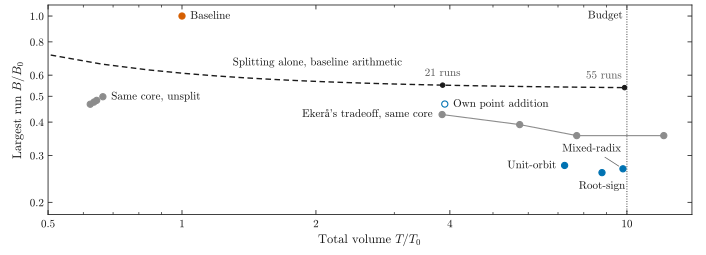

This figure's Python source:
"""Figure 5: volume of the largest run against total volume, both relative to the baseline.

Points (T / T0, B / B0), every one read from a saved file:
  baseline, Haener et al.                                  (1, 1)                         harness/README.md l.104-116
  unsplit on the borrowed core (U1; U2-h, U2-n, U2-nt)     (0.664, 0.497995), (0.643, 0.482583), (0.634, 0.475439),
  Ekera's tradeoff on the borrowed core, plain signed windows and plain decoding (the third control), s = 2..5,
  batches for 0.99 at the 95 % rule (T_T0_95, B_B0); s = 4 is the control (7.7115, 0.355916)
                                                                                           base/ekera_tradeoff.csv
Curve: splitting alone at the baseline's arithmetic, R equal runs at the floor of Corollary 1 (base/frontier.csv
columns T_eq_T0, B_eq_B0), R <= 55. By Appendix A.5 the smallest largest run with total volume T is the curve's value at
T, so the curve is the frontier of every budget up to 10 T0. The dots mark R = 21 (the frontier at 4 T0: 264.24 bits,
0.5504 B0) and R = 55 (at 10 T0: 258.98 bits, 0.5387 B0).
Both axes are logarithmic: the text compares these runs by ratios (2.81 times, 1.29 to 1.38 times further, 11 to 15
times the total volume), and on these axes equal ratios are equal distances.
Run: python3 paper/figures/fig5_frontier.py  (writes paper/figures/fig5_frontier.pdf)
"""
import csv
import os
from matplotlib.ticker import NullFormatter, NullLocator
from style import OURS, BASE, OTHER, INK, MUTED, EKERA, figure, axes, points, label, save

HERE = os.path.dirname(os.path.abspath(__file__))
REPO = os.path.dirname(os.path.dirname(HERE))
THIRD_CONTROL_CSV = os.path.join(REPO, "base", "ekera_tradeoff.csv")
FRONTIER_CSV = os.path.join(REPO, "base", "frontier.csv")
BUDGET = 10


def read_csv(path):
    with open(path) as f:
        return list(csv.DictReader(f))


fig = figure(1.0, 2.55)
ax = axes(fig, 0.48, 0.40, 6.45, 2.10)

# Splitting alone at the baseline's arithmetic: R equal runs at the floor, inside the budget (R <= 55).
front = [r for r in read_csv(FRONTIER_CSV) if int(r["R"]) <= 55]
ax.plot([float(r["T_eq_T0"]) for r in front], [float(r["B_eq_B0"]) for r in front], color=INK, ls=(0, (4, 2.5)),
        zorder=2)
mark = {int(r["R"]): (float(r["T_eq_T0"]), float(r["B_eq_B0"])) for r in front if int(r["R"]) in (21, 55)}
points(ax, [mark[21][0], mark[55][0]], [mark[21][1], mark[55][1]], INK, markersize=3.2)
label(ax, *mark[21], "21 runs", dy=5, ha="center", va="bottom", color=MUTED)
label(ax, *mark[55], "55 runs", dx=-2, dy=5, ha="right", va="bottom", color=MUTED)
label(ax, 1.3, 0.596, "Splitting alone, baseline arithmetic", dy=6, va="bottom")

ax.axvline(BUDGET, color=INK, lw=0.6, ls=(0, (1.2, 1.8)), zorder=1)
label(ax, BUDGET, 1.1, "Budget", dx=-3, dy=-4, ha="right", va="top")

points(ax, [1], [1], BASE)
label(ax, 1, 1, "Baseline", dx=6)

ux = [0.664, 0.643, 0.634, 0.622]
uy = [0.497995, 0.482583, 0.475439, 0.466767]
points(ax, ux, uy, OTHER)
label(ax, 0.664, 0.497995, "Same core, unsplit", dx=6)

# Third control: Ekera's tradeoff on the same core, s = 2..5 (s = 4 is the control; s = 1, two runs of 519 bits at
# 0.569 B0, lies above the unsplit run and is left out).
ek = [r for r in read_csv(THIRD_CONTROL_CSV) if 2 <= int(r["s"]) <= 5]
tx = [float(r["T_T0_95"]) for r in ek]
ty = [float(r["B_B0"]) for r in ek]
ax.plot(tx, ty, color=OTHER, lw=0.8, zorder=3)
points(ax, tx, ty, OTHER)
label(ax, tx[0], ty[0], EKERA + "'s tradeoff, same core", dx=-6, ha="right")

points(ax, [3.896], [0.4675], OURS, filled=False)
label(ax, 3.896, 0.4675, "Own point addition", dx=6)
points(ax, [7.243276, 9.796623, 8.789276], [0.275061, 0.267181, 0.258508], OURS)
label(ax, 7.243276, 0.275061, "Unit-orbit", dx=-6, ha="right")
label(ax, 8.789276, 0.258508, "Root-sign", dy=-6, ha="center", va="top")
ax.annotate("Mixed-radix", (9.796623, 0.267181), xytext=(8.33, 0.318), textcoords="data", ha="center", va="center",
            arrowprops=dict(arrowstyle="-", color=MUTED, lw=0.5, shrinkA=1, shrinkB=3.5))

ax.set_xscale("log")
ax.set_xlim(0.5, 14)
ax.set_yscale("log")
ax.set_ylim(0.18, 1.1)
ax.set_xticks([0.5, 1, 2, 4, 10], ["0.5", "1", "2", "4", "10"])
ax.xaxis.set_minor_formatter(NullFormatter())
ax.set_yticks([0.2, 0.3, 0.4, 0.5, 0.6, 0.8, 1.0], ["0.2", "0.3", "0.4", "0.5", "0.6", "0.8", "1.0"])
ax.yaxis.set_minor_locator(NullLocator())
ax.set_xlabel("Total volume $T/T_0$")
ax.set_ylabel("Largest run $B/B_0$")
save(fig, os.path.join(HERE, "fig5_frontier.pdf"))
